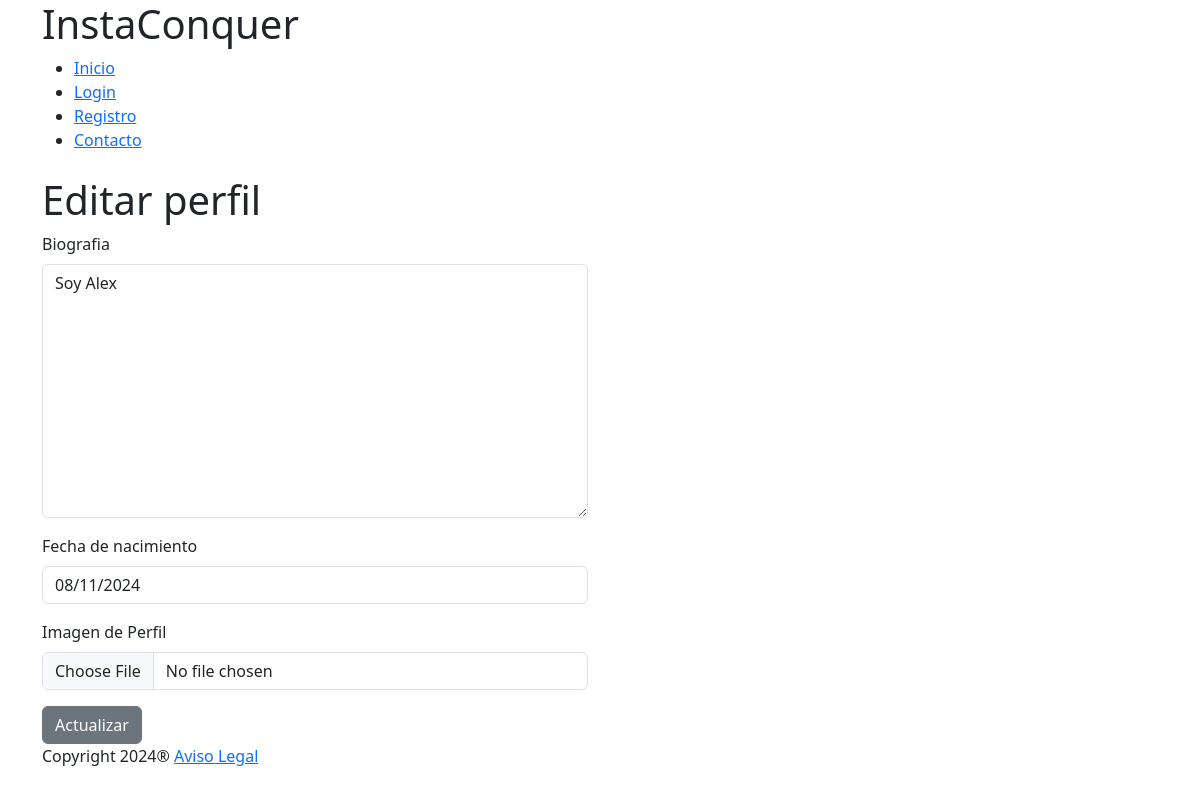
The app's page /profile/update/2/, older data.
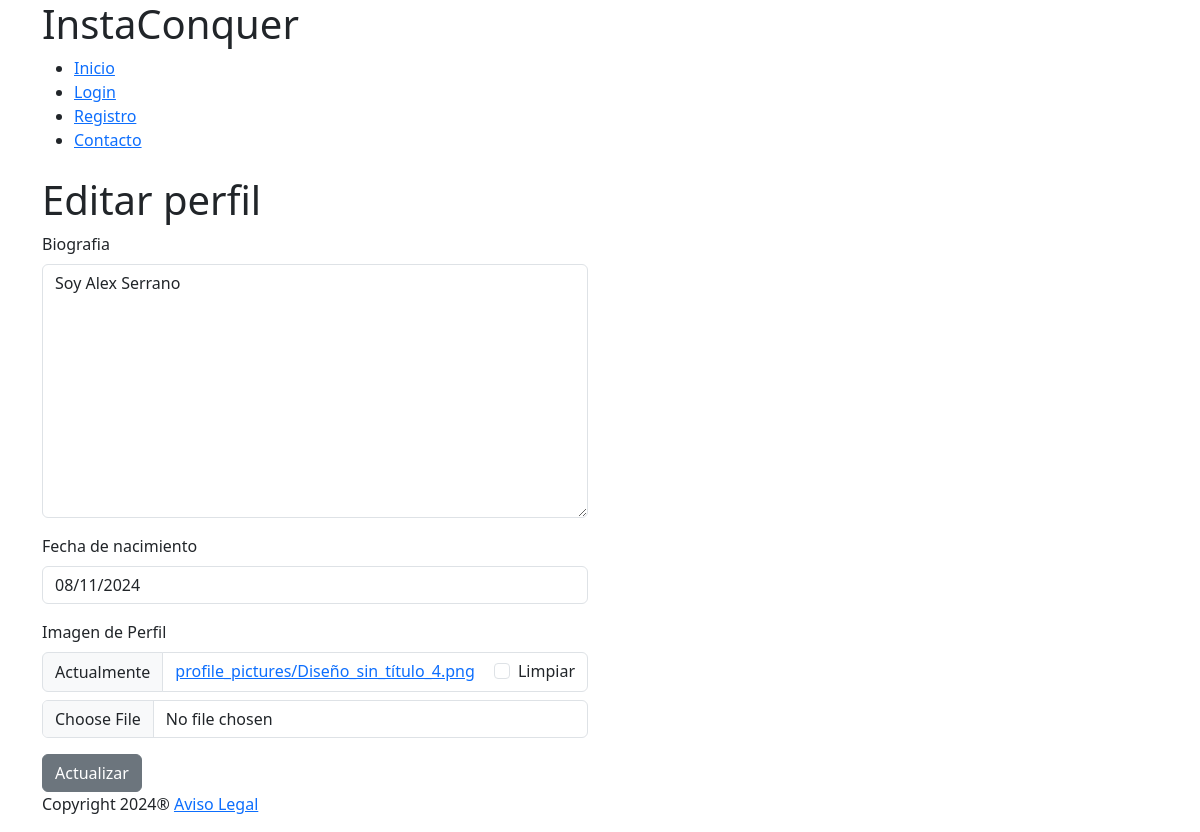
The same page, newer data.
### profiles/models.py (models this page shows, shortened)
class UserProfile(models.Model):
    user = models.OneToOneField(User, on_delete=models.CASCADE, related_name='profile')
    profile_picture = models.ImageField('Imagen de Perfil', upload_to='profile_pictures/', blank=True, null=True)
    bio = models.TextField('Biografia', max_length=500, blank=True)
    birth_date = models.DateField('Fecha de nacimiento', null = True, blank = True)
    followers = models.ManyToManyField("self", symmetrical=False, related_name = 'following', through='Follow')
    class Meta:
        verbose_name = 'Perfil'
        verbose_name_plural = 'Perfiles'

### instagram/views.py (the view, shortened to what this page needs)
# urls.py: path('profile/update/<pk>/', ProfileUpdateView.as_view(), name='profile_update'),
class ProfileUpdateView(UpdateView):
    model = UserProfile
    template_name = "general/profile_update.html"
    context_object_name = "profile"
    fields = ['profile_picture', 'bio', 'birth_date']

### instagram/templates/general/profile_update.html (shortened to what this page needs)
{% extends "general/layout.html" %}
{% load crispy_forms_tags %}
{% block page_content %}
<div class="container">
  <h1>Editar perfil</h1>
    <form action="" method="post" enctype="multipart/form-data">
      <div class="row">
        <div class="col-12 col-sm-6">
          {{ form.bio|as_crispy_field }}
          {{ form.birth_date|as_crispy_field }}
          {{ form.profile_picture|as_crispy_field }}
        </div>
      </div>
      <button class="btn btn-secondary">Actualizar</button>
    </form>
</div>
{% endblock %}

Row changes from the older to the newer data that the page shows:
changed UserProfile: bio "Soy Alex" → "Soy Alex Serrano"
Text that changed along with them:
form field profile_picture|as_crispy_field: (not shown) → "☐"
text no longer shown: "Imagen de Perfil"
text now shown: "Imagen de Perfil Actualmente profile_pictures/Diseño_sin_título_4.png Limpiar"
